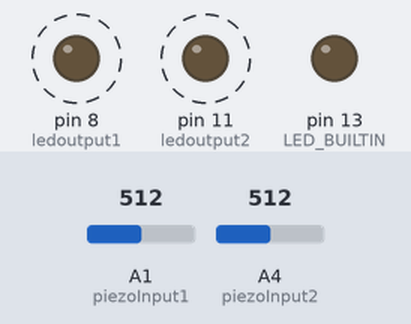
This sketch was run on a simulated Arduino Uno, built with avr-gcc and run on an emulated ATmega328P. Parts: output pins drawn as LEDs (lit = HIGH). Dashed ring = blinking. The inputs (shaded band) are chosen by the test bench; at power-on: A1 (piezoInput1) = 512, A4 (piezoInput2) = 512.

Above: at 1.25 s.
1.3 s: A1 (piezoInput1) set to 0
At 1.5 s:
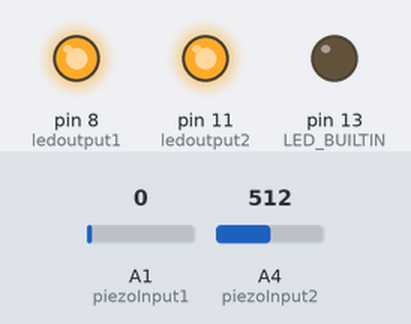
4.3 s: A1 (piezoInput1) set to 110
At 4.45 s:
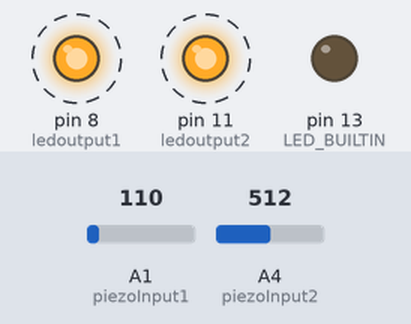
7.3 s: A4 (piezoInput2) set to 0
At 7.51 s:
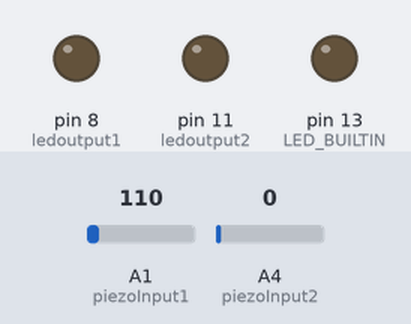
10.3 s: A4 (piezoInput2) set to 110
At 10.67 s:
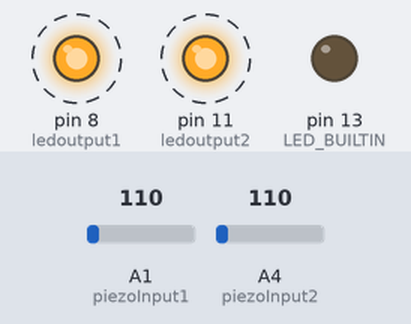
Timing chart, 0 to 14.3 s (numbered marks = the images above; inputs shaded):
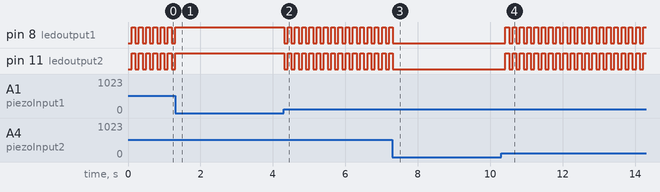

The sketch:

test1.ino.ino
```cpp
// the analog pin connected to the piezo plates
int piezoInput1 = 1;
int piezoInput2 = 4;

// pin connected to LED
int ledoutput1 = 8;
int ledoutput2 = 11;

int THRESHOLD = 100;

void setup()
{
  pinMode(LED_BUILTIN, OUTPUT);
  pinMode(ledoutput1, OUTPUT);
  pinMode(ledoutput2, OUTPUT);
}

void loop()
{
  int ppovalue = analogRead(piezoInput1);
  int pptvalue = analogRead(piezoInput2);

  if(ppovalue>0.001){
    digitalWrite(ledoutput1, LOW);
    delay(100);
    digitalWrite(ledoutput1, HIGH);
  }

  if(pptvalue>0){
    digitalWrite(ledoutput2, HIGH);
    delay(100);
    digitalWrite(ledoutput2, LOW);
  }
}
```

Measured:
- after the input at 1.3 s, pin 8 (ledoutput1), pin 11 (ledoutput2): goes on until 1.3 s, then stays HIGH
- after the input at 4.3 s, pin 8 (ledoutput1), pin 11 (ledoutput2): alternates HIGH for 0.10 s and LOW for 0.10 s, starting at once
- after the input at 7.3 s, pin 8 (ledoutput1), pin 11 (ledoutput2): goes on until 7.3 s, then stays LOW
- after the input at 10.3 s, pin 8 (ledoutput1), pin 11 (ledoutput2): alternates HIGH for 0.10 s and LOW for 0.10 s, starting after 0.12 s
- by itself, pin 8 (ledoutput1), pin 11 (ledoutput2): alternates HIGH for 0.10 s and LOW for 0.10 s
